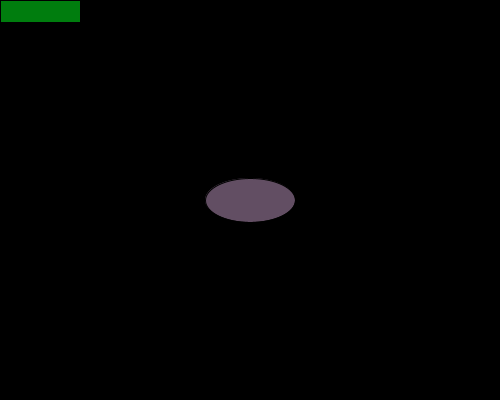
Frame 1 (no input)
Frame 60 (the mouse pressed at the canvas centre just before this capture): identical to frame 1, image omitted
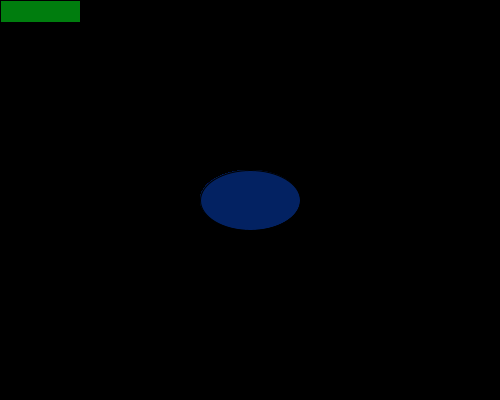
Frame 120 (the mouse held since frame 60 and released just before this capture)

The Processing sketch that drew these frames (run headless with seeded random() and noise(); from frame 60 on, the mouse is pressed at the canvas centre):

// Processing sketch: processing_177024
// ── processing_177024.pde

void setup () { 
size(500, 400);
background(0);
stroke (0);
fill (98, 78, 99);
ellipse(250, 200, 90, 44);
}
void draw () {
if(mousePressed) {
fill(3, 34, 98);
stroke(0);
ellipse(mouseX, mouseY, 100, 60);
}
else{stroke(0);
fill(0, 125, 14);
rect(mouseX, mouseY, 80, 22);} 
}
